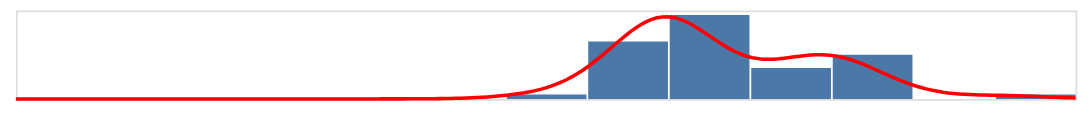

The code cell stored with this chart in its notebook:
### Code cell
# top histogram
top_hist = alt.Chart(df).mark_bar().encode(
    x = alt.X('Income:Q', bin = alt.Bin(maxbins = 10), axis = None, scale = alt.Scale(domain = [0, 65000])),
    y = alt.Y('count()', axis = None),
).properties(
    width=600,
    height=50
)

# density line
top_line = alt.Chart(df).transform_density(
    'Income',
    as_ = ['Income', 'density'],
    extent = [0, 65000]
).mark_line().encode(
    x = alt.X('Income:Q', axis = None, scale = alt.Scale(domain = [0, 65000])),
    y = alt.Y('density:Q', axis = None),
    color = alt.value('red')
).properties(
    width=600,
    height=50
)

vlines = alt.Chart(df).mark_rule(color = 'red').encode(
    x = alt.X('Income:Q', axis = None, scale = alt.Scale(domain = [0, 65000])),
    size = alt.value(4),
    opacity = alt.condition(selection, alt.value(1), alt.value(0))
).properties(
    width=600,
    height=50
).add_selection(
    selection
)

top = (top_hist + top_line + vlines).resolve_scale(y = 'independent')
top

### Figure 1 — Vega-Lite specification as saved in the notebook (floating-point values rounded to 4 significant figures)
{"layer": [{"mark": "bar", "encoding": {"x": {"axis": null, "bin": {"maxbins": 10}, "field": "Income", "scale": {"domain": [0, 65000]}, "type": "quantitative"}, "y": {"aggregate": "count", "axis": null, "type": "quantitative"}}, "height": 50, "width": 600}, {"mark": "line", "encoding": {"color": {"value": "red"}, "x": {"axis": null, "field": "Income", "scale": {"domain": [0, 65000]}, "type": "quantitative"}, "y": {"axis": null, "field": "density", "type": "quantitative"}}, "height": 50, "transform": [{"density": "Income", "extent": [0, 65000], "as": ["Income", "density"]}], "width": 600}, {"mark": {"type": "rule", "color": "red"}, "encoding": {"opacity": {"condition": {"value": 1, "selection": "selector018"}, "value": 0}, "size": {"value": 4}, "x": {"axis": null, "field": "Income", "scale": {"domain": [0, 65000]}, "type": "quantitative"}}, "height": 50, "selection": {"selector018": {"type": "single", "empty": "none", "on": "mouseover", "nearest": true, "fields": ["Income", "Insurance_rate"]}}, "width": 600}], "data": {"name": "data-72d15e3693b6dd8b9c7ed0ede5035eff"}, "resolve": {"scale": {"y": "independent"}}, "$schema": "https://vega.github.io/schema/vega-lite/v4.17.0.json", "datasets": {"data-72d15e3693b6dd8b9c7ed0ede5035eff": [{"Location": "ALABAMA", "Insurance_rate": 14.5, "Income": 40400}, {"Location": "ALASKA", "Insurance_rate": 11.1, "Income": 46800}, {"Location": "ARIZONA", "Insurance_rate": 11.0, "Income": 39200}, {"Location": "ARKANSAS", "Insurance_rate": 7.4, "Income": 35400}, {"Location": "CALIFORNIA", "Insurance_rate": 7.6, "Income": 48500}, {"Location": "COLORADO", "Insurance_rate": 8.1, "Income": 47500}, {"Location": "CONNECTICUT", "Insurance_rate": 5.0, "Income": 50500}, {"Location": "DELAWARE", "Insurance_rate": 7.0, "Income": 50500}, {"Location": "DISTRICT OF COLUMBIA", "Insurance_rate": 2.9, "Income": 60600}, {"Location": "FLORIDA", "Insurance_rate": 15.1, "Income": 38400}, {"Location": "GEORGIA", "Insurance_rate": 16.5, "Income": 40400}, {"Location": "HAWAII", "Insurance_rate": 6.7, "Income": 50500}, {"Location": "IDAHO", "Insurance_rate": 11.7, "Income": 40400}, {"Location": "ILLINOIS", "Insurance_rate": 7.4, "Income": 43900}, {"Location": "INDIANA", "Insurance_rate": 8.9, "Income": 40400}, {"Location": "IOWA", "Insurance_rate": 5.1, "Income": 40400}, {"Location": "KANSAS", "Insurance_rate": 14.5, "Income": 40400}, {"Location": "KENTUCKY", "Insurance_rate": 4.9, "Income": 37400}, {"Location": "LOUISIANA", "Insurance_rate": 8.5, "Income": 40400}, {"Location": "MAINE", "Insurance_rate": 7.6, "Income": 39800}, {"Location": "MARYLAND", "Insurance_rate": 5.5, "Income": 54500}, {"Location": "MASSACHUSETTS", "Insurance_rate": 3.6, "Income": 52500}, {"Location": "MICHIGAN", "Insurance_rate": 6.3, "Income": 40400}, {"Location": "MINNESOTA", "Insurance_rate": 6.6, "Income": 48500}, {"Location": "MISSISSIPPI", "Insurance_rate": 16.5, "Income": 32300}, {"Location": "MISSOURI", "Insurance_rate": 14.5, "Income": 37400}, {"Location": "MONTANA", "Insurance_rate": 10.6, "Income": 37400}, {"Location": "NEBRASKA", "Insurance_rate": 17.4, "Income": 48500}, {"Location": "NEVADA", "Insurance_rate": 12.0, "Income": 40400}, {"Location": "NEW HAMPSHIRE", "Insurance_rate": 8.8, "Income": 51500}, {"Location": "NEW JERSEY", "Insurance_rate": 7.6, "Income": 50500}, {"Location": "NEW MEXICO", "Insurance_rate": 9.3, "Income": 38800}, {"Location": "NEW YORK", "Insurance_rate": 4.5, "Income": 48500}, {"Location": "NORTH CAROLINA", "Insurance_rate": 14.1, "Income": 38400}, {"Location": "NORTH DAKOTA", "Insurance_rate": 12.6, "Income": 44400}, {"Location": "OHIO", "Insurance_rate": 8.0, "Income": 40400}, {"Location": "OKLAHOMA", "Insurance_rate": 21.4, "Income": 38400}, {"Location": "OREGON", "Insurance_rate": 7.4, "Income": 40400}, {"Location": "PENNSYLVANIA", "Insurance_rate": 6.6, "Income": 40400}, {"Location": "RHODE ISLAND", "Insurance_rate": 3.0, "Income": 50500}, {"Location": "SOUTH CAROLINA", "Insurance_rate": 15.1, "Income": 40400}, {"Location": "SOUTH DAKOTA", "Insurance_rate": 17.7, "Income": 36400}, {"Location": "TENNESSEE", "Insurance_rate": 13.8, "Income": 38400}, {"Location": "TEXAS", "Insurance_rate": 19.5, "Income": 40400}, {"Location": "UTAH", "Insurance_rate": 12.3, "Income": 40800}, {"Location": "VERMONT", "Insurance_rate": 4.4, "Income": 42400}, {"Location": "VIRGINIA", "Insurance_rate": 10.1, "Income": 46500}, {"Location": "WASHINGTON", "Insurance_rate": 7.1, "Income": 50500}, {"Location": "WEST VIRGINIA", "Insurance_rate": 4.2, "Income": 39400}, {"Location": "WISCONSIN", "Insurance_rate": 6.6, "Income": 43400}, {"Location": "WYOMING", "Insurance_rate": 18.2, "Income": 50500}]}}
